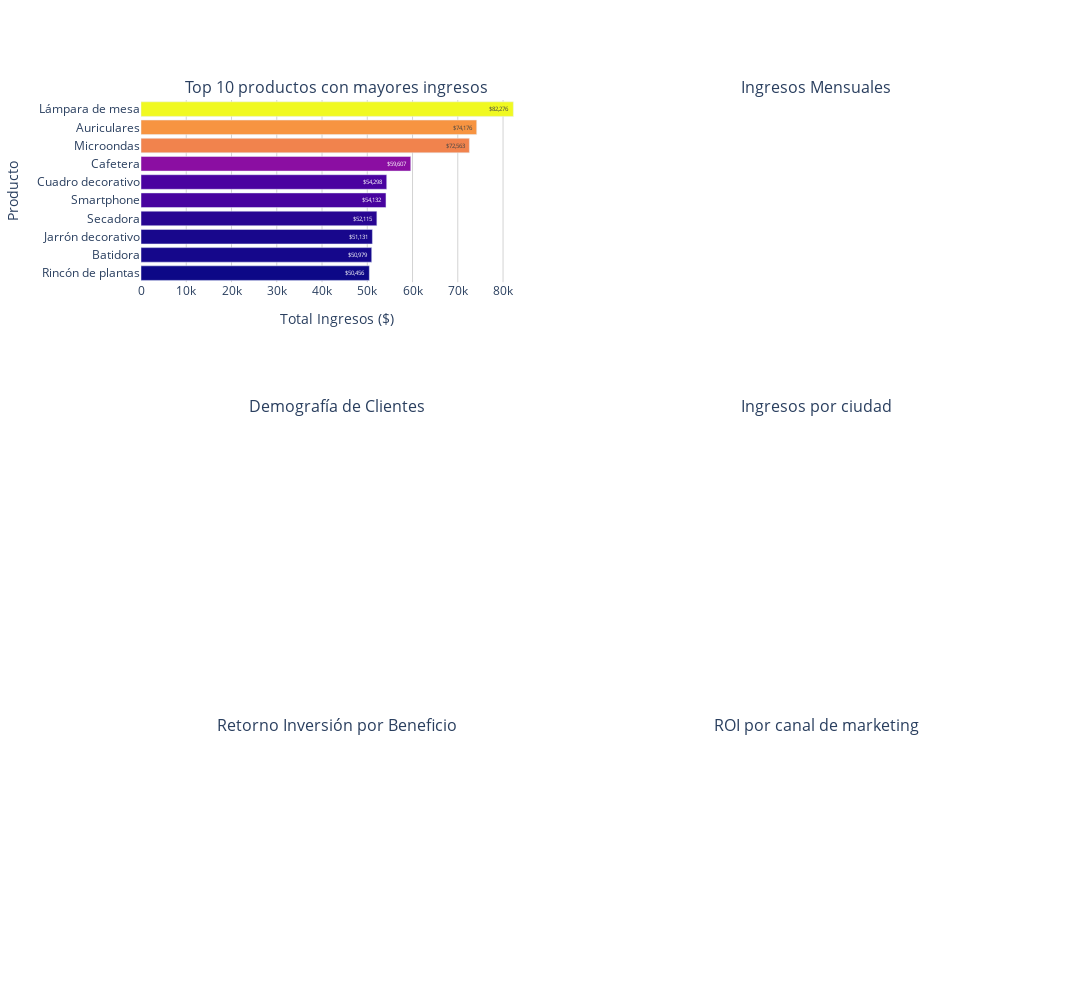

The code cell stored with this chart in its notebook:
### Code cell
# PLOTLY EXPRESSS
fig = make_subplots(
    rows=3, cols=2,
    subplot_titles=(
        "Top 10 productos con mayores ingresos",
        "Ingresos Mensuales",
        "Demografía de Clientes",
        "Ingresos por ciudad",
        "Retorno Inversión por Beneficio",
        "ROI por canal de marketing"
    ),
    specs=[
        [{"type": "bar"}, {"type": "bar"}],
        [{"type": "heatmap"}, {"type": "box"}],
        [{"type": "bar"}, {"type": "bar"}]
    ]
)

# Top 10 productos con mayores ingresos
bar1 = px.bar(
        data_frame=top10_productos,
        x="total_ingresos",
        y="producto",
        orientation="h",
        text=top10_productos["total_ingresos"].round(0),
        color="total_ingresos",
        color_discrete_sequence=px.colors.sequential.Plasma_r,
        range_color=(top10_productos["total_ingresos"].min(), top10_productos["total_ingresos"].max())
)

fig.add_trace(bar1.data[0], row=1, col=1)
fig.update_yaxes(autorange="reversed", row=1, col=1)
fig.update_layout(
    coloraxis_showscale=False,
    plot_bgcolor="white",
    xaxis=dict(showgrid=True, gridcolor="lightgrey", dtick=10000),   
    xaxis_title="Total Ingresos ($)",
    yaxis_title="Producto",
    height=1000,
    width=1200
)

fig.update_traces(
    texttemplate='$%{text:,.0f}'
)

fig.show()

### Figure 1 — Plotly figure (JSON) as saved in the notebook; plotly's stock layout.template omitted (floating-point values rounded to 4 significant figures)
{"data": [{"hovertemplate": "total_ingresos=%{marker.color}<br>producto=%{y}<br>text=%{text}<extra></extra>", "legendgroup": "", "marker": {"color": [82280.0, 74180.0, 72560.0, 59610.0, 54300.0, 54130.0, 52120.0, 51130.0, 50980.0, 50460.0], "coloraxis": "coloraxis", "pattern": {"shape": ""}}, "name": "", "orientation": "h", "showlegend": false, "text": [82280.0, 74180.0, 72560.0, 59610.0, 54300.0, 54130.0, 52120.0, 51130.0, 50980.0, 50460.0], "textposition": "auto", "texttemplate": "$%{text:,.0f}", "type": "bar", "x": [82280.0, 74180.0, 72560.0, 59610.0, 54300.0, 54130.0, 52120.0, 51130.0, 50980.0, 50460.0], "xaxis": "x", "y": ["Lámpara de mesa", "Auriculares", "Microondas", "Cafetera", "Cuadro decorativo", "Smartphone", "Secadora", "Jarrón decorativo", "Batidora", "Rincón de plantas"], "yaxis": "y"}], "layout": {"annotations": [{"font": {"size": 16}, "showarrow": false, "text": "Top 10 productos con mayores ingresos", "x": 0.225, "xanchor": "center", "xref": "paper", "y": 1, "yanchor": "bottom", "yref": "paper"}, {"font": {"size": 16}, "showarrow": false, "text": "Ingresos Mensuales", "x": 0.775, "xanchor": "center", "xref": "paper", "y": 1, "yanchor": "bottom", "yref": "paper"}, {"font": {"size": 16}, "showarrow": false, "text": "Demografía de Clientes", "x": 0.225, "xanchor": "center", "xref": "paper", "y": 0.6111, "yanchor": "bottom", "yref": "paper"}, {"font": {"size": 16}, "showarrow": false, "text": "Ingresos por ciudad", "x": 0.775, "xanchor": "center", "xref": "paper", "y": 0.6111, "yanchor": "bottom", "yref": "paper"}, {"font": {"size": 16}, "showarrow": false, "text": "Retorno Inversión por Beneficio", "x": 0.225, "xanchor": "center", "xref": "paper", "y": 0.2222, "yanchor": "bottom", "yref": "paper"}, {"font": {"size": 16}, "showarrow": false, "text": "ROI por canal de marketing", "x": 0.775, "xanchor": "center", "xref": "paper", "y": 0.2222, "yanchor": "bottom", "yref": "paper"}], "coloraxis": {"showscale": false}, "height": 1000, "plot_bgcolor": "white", "width": 1200, "xaxis": {"anchor": "y", "domain": [0, 0.45], "dtick": 10000, "gridcolor": "lightgrey", "showgrid": true, "title": {"text": "Total Ingresos ($)"}}, "xaxis2": {"anchor": "y2", "domain": [0.55, 1]}, "xaxis3": {"anchor": "y3", "domain": [0, 0.45]}, "xaxis4": {"anchor": "y4", "domain": [0.55, 1]}, "xaxis5": {"anchor": "y5", "domain": [0, 0.45]}, "xaxis6": {"anchor": "y6", "domain": [0.55, 1]}, "yaxis": {"anchor": "x", "autorange": "reversed", "domain": [0.7778, 1], "title": {"text": "Producto"}}, "yaxis2": {"anchor": "x2", "domain": [0.7778, 1]}, "yaxis3": {"anchor": "x3", "domain": [0.3889, 0.6111]}, "yaxis4": {"anchor": "x4", "domain": [0.3889, 0.6111]}, "yaxis5": {"anchor": "x5", "domain": [0, 0.2222]}, "yaxis6": {"anchor": "x6", "domain": [0, 0.2222]}}}
